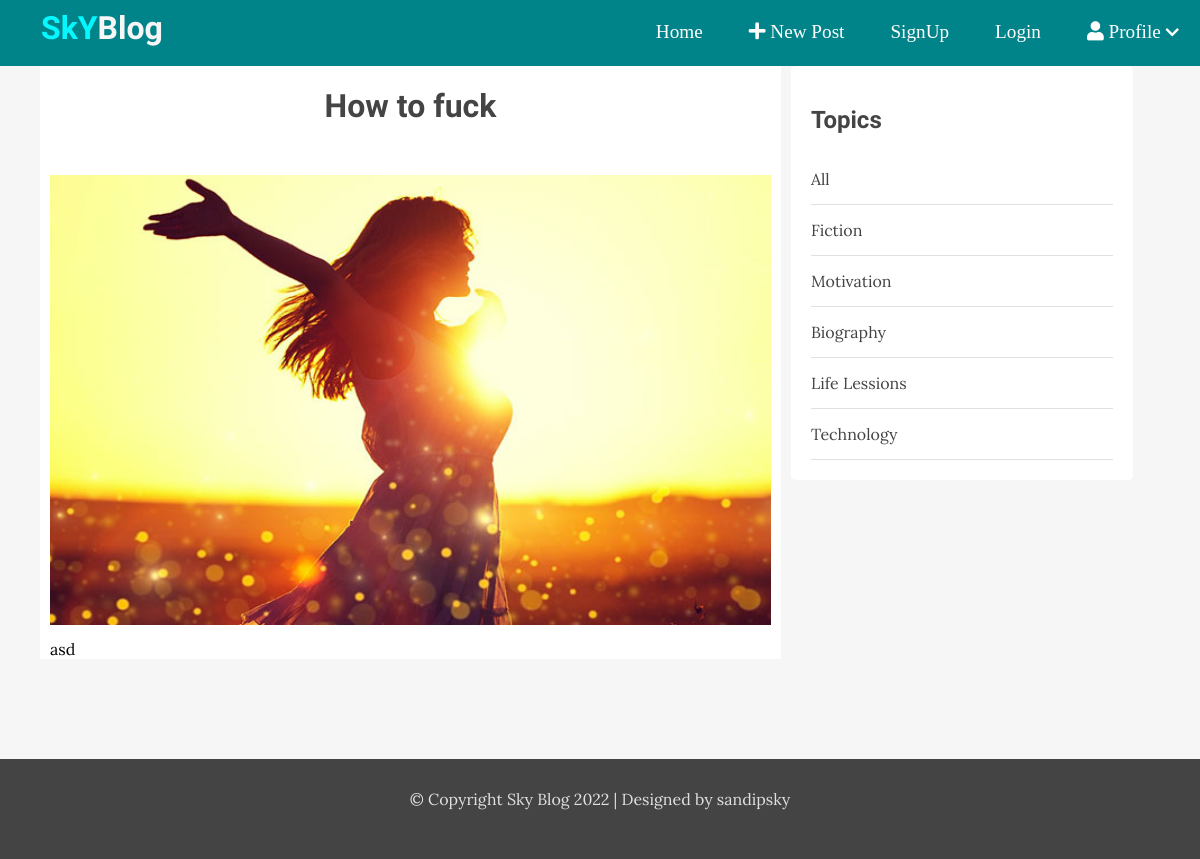
/post/10, run on the app's committed database.
### blog/models.py (models this page shows, shortened)
class Post(models.Model):
    title = models.CharField(max_length=200, blank=True, null=True)
    desc = models.TextField(blank=True, null=True)
    date_created = models.DateField(auto_now_add=True, blank=True, null=True)
    author = models.CharField(max_length=200, blank=True, null=True)
    category = models.ForeignKey(PostCategory, on_delete=models.CASCADE, blank=True, null=True)
    cover = models.ImageField(upload_to='images', blank=True, null=True)

### blog/views.py (the view)
# urls.py: path('post/<int:pk>', postDetail, name='detail'),
def postDetail(request, pk):
    post = Post.objects.get(id=pk)
    context = {'post':post}
    return render(request, 'detail.html', context)

### blog/templates/detail.html
{% extends 'base.html' %}
{% block content %}
<div class="content">
    <div class="main-content single">
        <h1 class="post-title">{{post.title}}</h1>
        <img src="{{post.cover.url}}" alt="" class="singleimg">
        {{post.desc}}
    </div>
<div class="sidebar">
    <div class="section topics">
        <h2 class="section-title">Topics</h2>
        <ul>
            <li><a href="#">All</a></li>
            <li><a href="#">Fiction</a></li>
            <li><a href="#">Motivation</a></li>
            <li><a href="#">Biography</a></li>
            <li><a href="#">Life Lessions</a></li>
            <li><a href="#">Technology</a></li>
        </ul>
    </div>
</div>
</div>
{% endblock %}

### static/css/style.css (style rules this page uses)
* { box-sizing: border-box; }
body { margin: 0; padding: 0; background: #f6f6f6; font-family: 'Lora'; position: relative; display: flex; flex-direction: column; min-height: 100vh; }
h1, h2, h3, h4, h5, h6 { font-family: 'Candal'; color: #444; }
a { text-decoration: none; }
.content { width: 95%; margin: 0px auto; margin-bottom: 100px; }
.main-content { float: left; width: 70%; padding: auto; }
.sidebar { width: 30%; float: left; height: 300px; }
.sidebar { height: fit-content; }
.sidebar .section { background-color: white; padding: 20px; border-radius: 5px; }
.sidebar .section.topics ul { margin: 0; padding: 0; list-style-type: none; }
.sidebar .section.topics ul li a { display: block; padding: 15px 0px; color: #444; border-bottom: 1px solid #e0e0e0; }
.single { background-color: white; width: 65%; margin: 0 10px; padding: 0 10px; }
.single .post-title { text-align: center; margin-bottom: 40px; }
.singleimg { height: 450px; width: 100%; margin: 10px auto; }

### data on the page
Post: title "How to fuck", cover (picture), desc "asd"
